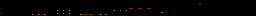

A 2D game scene composited from a Tiled map and its tileset images. What follows is a short description and the map's XML, with each tile layer's data collapsed to a summary:
An orthogonal 256x16 tile map with 1x1 px tiles, 1 tile layer (Tile Layer 1).

<map version="1.4" tiledversion="1.4.2" orientation="orthogonal" renderorder="right-up" width="256" height="16" tilewidth="1" tileheight="1" infinite="0" nextlayerid="2" nextobjectid="1">
 <editorsettings>
  <export target="../level/level1.txt" format="geometry-dash-clone-export" />
 </editorsettings>
 <tileset firstgid="1" source="tileset.tsx" />
 <layer id="1" name="Tile Layer 1" width="256" height="16">
  <data>[4096 cells, 247 non-empty, 4 distinct tile ids]</data>
 </layer>
</map>